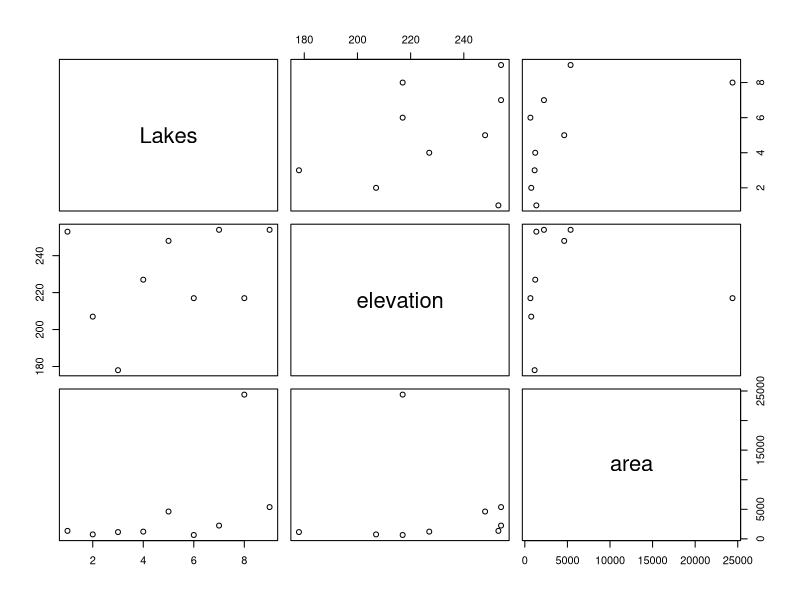

The R script that drew this image: (Note: this script raises an error after producing the figure.)
lakes <- read.csv("Lakes.csv", TRUE, ",")
plot(lakes)
print(lakes)
summary(lakes)
predict(lakes)
Winnipeg = c(Lake = "Winnipeg", Elevation = 217, Area = 24387)
attributes(Winnipeg)
Winnipeg
setClass("Lakes2", slots=c(Lake = "character", Elevation = "numeric", Area = "numeric"))
Winnipeg2 = new("Lakes2", Lake = "Winnipeg", Elevation = 217, Area = 24387)
attributes(Winnipeg2)
isS4(Winnipeg2)